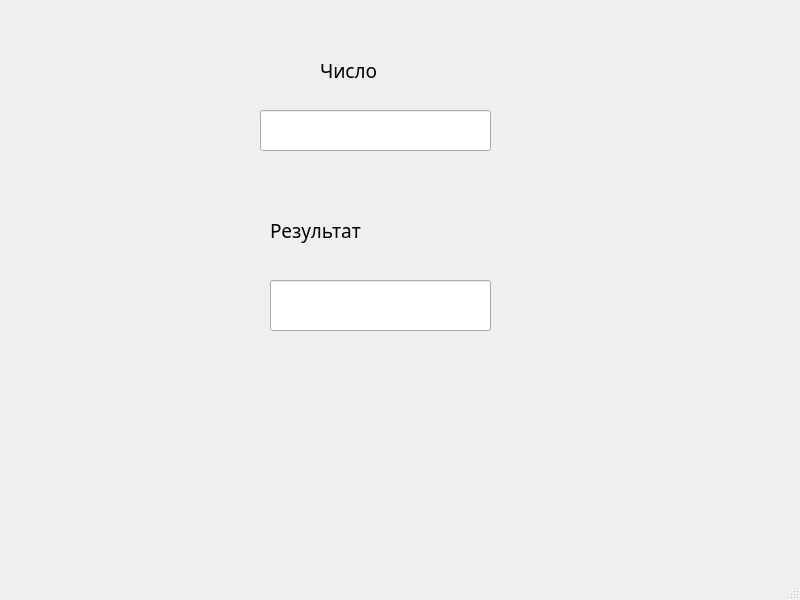
<?xml version="1.0" encoding="UTF-8"?>
<ui version="4.0">
 <class>MainWindow</class>
 <widget class="QMainWindow" name="MainWindow">
  <property name="geometry">
   <rect>
    <x>0</x>
    <y>0</y>
    <width>800</width>
    <height>600</height>
   </rect>
  </property>
  <property name="font">
   <font>
    <family>Titillium Web</family>
    <pointsize>14</pointsize>
   </font>
  </property>
  <property name="windowTitle">
   <string>MainWindow</string>
  </property>
  <widget class="QWidget" name="centralwidget">
   <widget class="QLabel" name="label">
    <property name="geometry">
     <rect>
      <x>320</x>
      <y>40</y>
      <width>131</width>
      <height>61</height>
     </rect>
    </property>
    <property name="text">
     <string>Число</string>
    </property>
   </widget>
   <widget class="QLabel" name="label_2">
    <property name="geometry">
     <rect>
      <x>270</x>
      <y>210</y>
      <width>221</width>
      <height>41</height>
     </rect>
    </property>
    <property name="text">
     <string>Результат</string>
    </property>
   </widget>
   <widget class="QLineEdit" name="Result_line">
    <property name="geometry">
     <rect>
      <x>270</x>
      <y>280</y>
      <width>221</width>
      <height>51</height>
     </rect>
    </property>
   </widget>
   <widget class="QLineEdit" name="Number_line">
    <property name="geometry">
     <rect>
      <x>260</x>
      <y>110</y>
      <width>231</width>
      <height>41</height>
     </rect>
    </property>
   </widget>
  </widget>
  <widget class="QMenuBar" name="menubar">
   <property name="geometry">
    <rect>
     <x>0</x>
     <y>0</y>
     <width>800</width>
     <height>49</height>
    </rect>
   </property>
  </widget>
  <widget class="QStatusBar" name="statusbar"/>
 </widget>
 <resources/>
 <connections/>
</ui>
